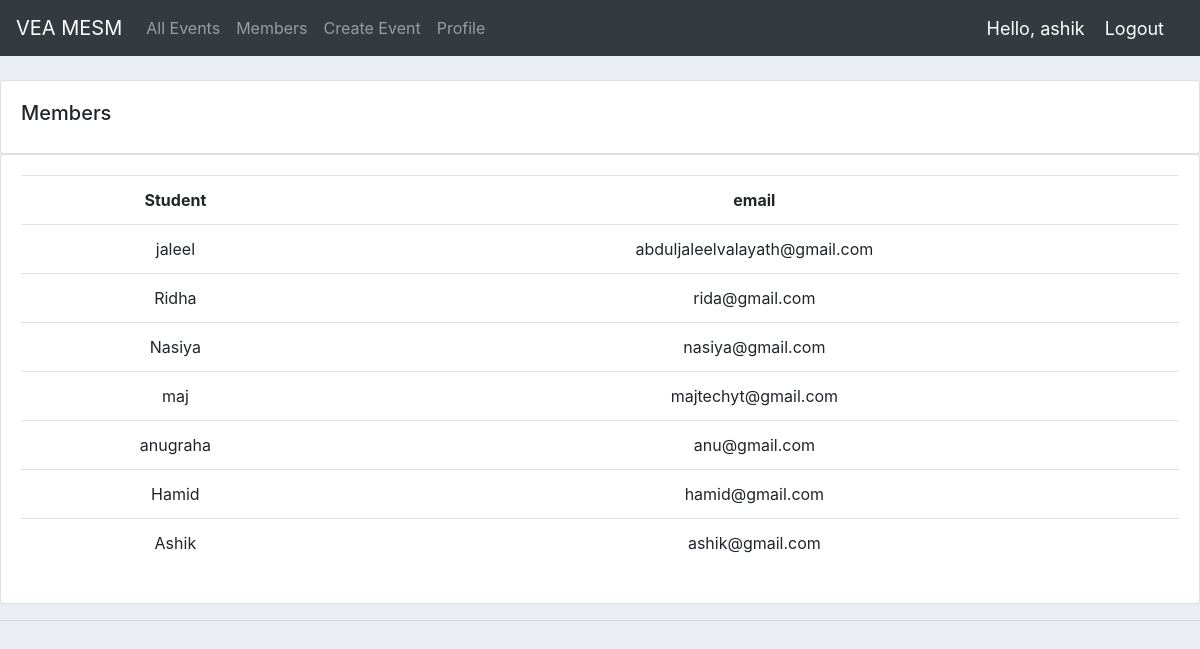
Screenshot of /participantss/ (signed in) with the database file from the repository.
### accounts/models.py (models this page shows, shortened)
class Participant(models.Model):
    user = models.OneToOneField(User, null=True, on_delete=models.CASCADE)
    name = models.CharField(max_length=200, null=True)
    phone = models.CharField(max_length=200, null=True)
    email = models.CharField(max_length=200, null=True)
    date_created = models.DateTimeField(auto_now_add=True, null=True)

### accounts/views.py (the view)
# urls.py: path('participantss/', views.participantss, name='participantss'),
@login_required(login_url='login')
def participantss(request):
    participantss = Participant.objects.all().order_by('-id')
    return render(request, 'accounts/profile3.html', {'participantss': participantss})

### accounts/templates/accounts/profile3.html (shortened to what this page needs)
{% extends 'accounts/main.html' %}
{% block content %}
    		<br>
		<div class="row">
			<div class="col-md">
				<div class="card card-body">
					<h5>Members</h5>
				</div>
				<div class="card card-body">
					<table class="table">
						<tr align="center">
					<th>Student</th>
					<th>email</th>
						</tr>
				{% for participant in participantss %}
				<tr align="center">
					<td>{{participant.name}}</td>
					<td>{{participant.email}}</td>
				</tr>
				{% endfor %}
					</table>
				</div>
			</div>
		</div>
{% endblock %}

### accounts/templates/accounts/navbar.html (shortened to what this page needs)
{% load static %}
<nav class="navbar navbar-expand-lg navbar-dark bg-dark">
  <a class="navbar-brand" href="{% url 'home' %}">VEA MESM</a>
  <div class="collapse navbar-collapse" id="navbarNav">
    <ul class="navbar-nav">
      {% if request.user.is_staff %}
      <li class="nav-item active">
        <a class="nav-link" href="{% url 'home' %}">Dashboard</a>
      </li>
      <li class="nav-item">
        <a class="nav-link" href="{% url 'participants' %}">Members</a>
      </li>
      <li class="nav-item">
        <a class="nav-link" href="{% url 'events' %}">All Events</a>
      </li>
      <li class="nav-item">
        <a class="nav-link" href="{% url 'event_member' %}">Registrations</a>
      </li>
      {% else %}
      <li class="nav-item">
        <a class="nav-link" href="{% url 'eventss' %}">All Events</a>
      </li>
      <li class="nav-item">
        <a class="nav-link" href="{% url 'participantss' %}">Members</a>
      </li>
      <li class="nav-item">
        <a class="nav-link" href="{% url 'index' %}">Create Event</a>
      </li>
       <li class="nav-item">
        <a class="nav-link" href="{% url 'account' %}">Profile</a>
      </li>
      {% endif %}
    </ul>
  </div>
  <span class="hello-msg">Hello, {{request.user}}</span>
  <span ><a  class="hello-msg" href="{% url 'logout' %}">Logout</a></span>
</nav>

### static/css/main.css (style rules this page uses)
body { background-color: #ebeff5; }

### accounts/templates/accounts/navbar.html (style rules this page uses)
.hello-msg { font-size: 18px; color: #fff; margin-right: 20px; }

### rows the page displays
Participant: name "jaleel", email "abduljaleelvalayath@gmail.com"
Participant: name "Ridha", email "rida@gmail.com"
Participant: name "Nasiya", email "nasiya@gmail.com"
Participant: name "maj", email "majtechyt@gmail.com"
Participant: name "anugraha", email "anu@gmail.com"
Participant: name "Hamid", email "hamid@gmail.com"
Participant: name "Ashik", email "ashik@gmail.com"

### other values shown
{{ request.user }} "ashik"
